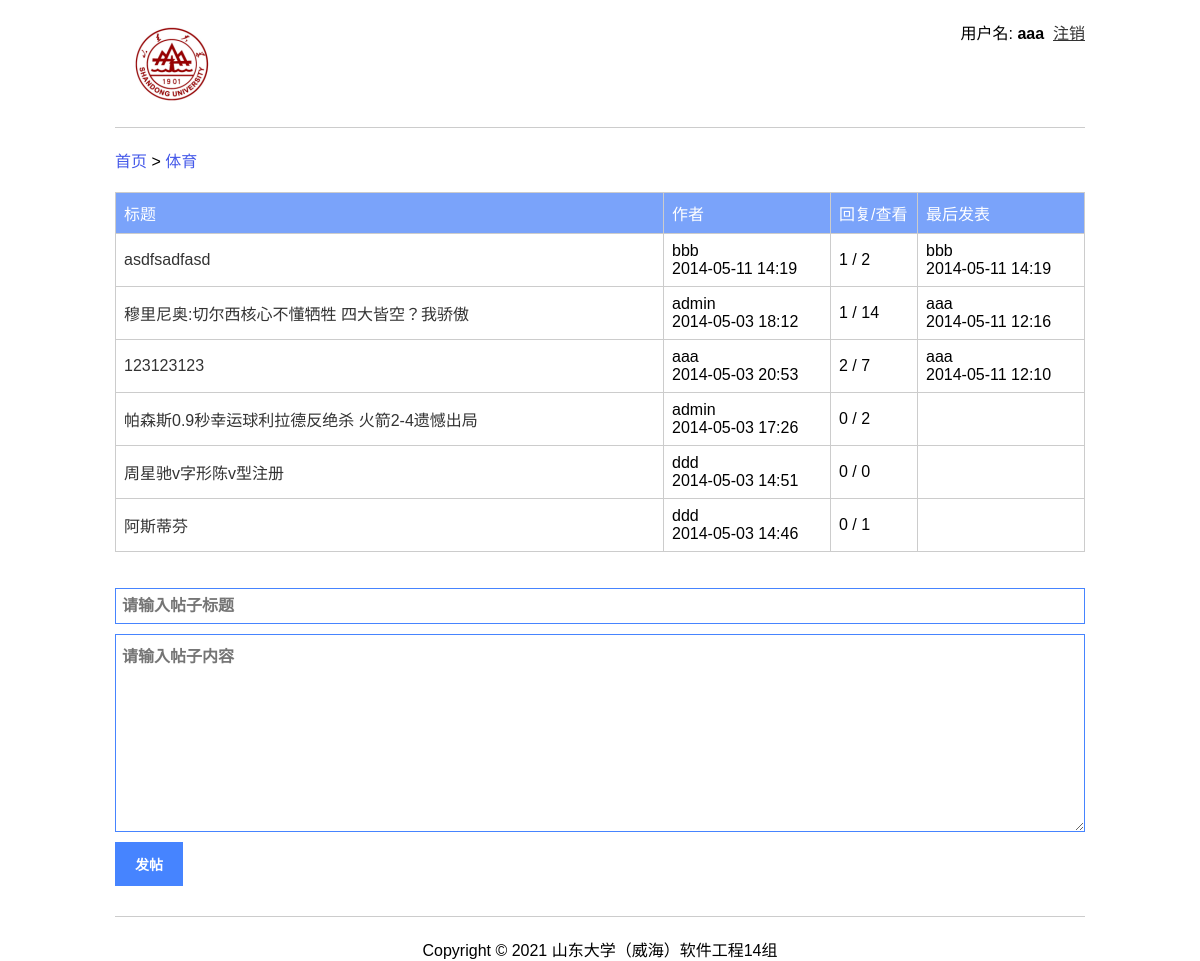
Screenshot of /board_detail.php?board=体育 (signed in) with the database file from the repository.
### tables this page shows
CREATE TABLE IF NOT EXISTS `t_post` (
  `id` int(11) NOT NULL AUTO_INCREMENT,
  `pid` int(11) DEFAULT NULL,
  `board_name` varchar(100) NOT NULL,
  `uid` int(11) NOT NULL,
  `title` varchar(200) DEFAULT NULL,
  `content` text NOT NULL,
  `write_time` varchar(30) NOT NULL,
  `see_count` int(11) NOT NULL,
  PRIMARY KEY (`id`),
  KEY `FK_contain` (`board_name`),
  KEY `FK_father_child` (`pid`),
  KEY `FK_write_post` (`uid`)
);

CREATE TABLE IF NOT EXISTS `t_user` (
  `uid` int(11) NOT NULL AUTO_INCREMENT,
  `username` varchar(50) NOT NULL,
  `password` varchar(60) NOT NULL,
  `permission` varchar(20) DEFAULT NULL,
  PRIMARY KEY (`uid`)
);

### board_detail.php (called while the page is built, shortened)
<?php
	require_once("./modules/board.php");
	$board_name = $_GET['board'];
	$posts = get_board_all_posts($board_name);
	require_once('./pages/posts.php');
?>

### includes/db.php (called while the page is built, shortened)
<?php
	function exe_sql($sql) {
		$conn = mysqli_connect(DB_HOST, DB_USERNAME, DB_PASSWORD, DB_NAME);
		mysqli_set_charset($conn, "utf8");
		$result = mysqli_query($conn, $sql);
		if (is_bool($result)) {
			$data = mysqli_affected_rows($conn);
		} else {
			$data = array();
			while (($row = mysqli_fetch_assoc($result))) {
				$data[] = $row;
			}
		}
		return $data;
	}
?>

### modules/board.php (called while the page is built, shortened)
<?php
	require_once('./includes/db.php');
	function get_board_all_posts($board_name) {
		$sql = "
			select t_post.board_name, t_post.id, t_post.title, t_user.username, t_post.write_time, count(t_child_post.id) as reply_count, t_post.see_count, max(t_child_post.write_time) as last_update_time, t_child_user.username as last_update_user
			from t_post
			left join t_post as t_child_post on t_post.id = t_child_post.pid
			left join t_user on t_post.uid = t_user.uid
			left join t_user as t_child_user on t_child_post.uid = t_child_user.uid
			where t_post.board_name = '$board_name' and t_post.pid is null
			group by t_post.id
			order by last_update_time desc, t_post.write_time desc
		";
		$posts = exe_sql($sql);
		return $posts;
	}
?>

### pages/posts.php (the view, shortened to what this page needs)
<?php require_once('_header.php'); ?>
	<div class="main">
		<table border="1">
			<thead>
				<tr>
					<td width="*">标题</td>
					<td width="150">作者</td>
					<td width="70">回复/查看</td>
					<td width="150">最后发表</td>
				</tr>
			</thead>
			<tbody>
				<?php
					if (empty($posts)) {
						echo '<tr>';
						echo '<td colspan="4">尚无帖子!</td>';
						echo '</tr>';
					} else {
						foreach ($posts as $post) {
							echo '<tr>';
							echo '<td><a href="post_detail.php?board=' . urlencode($post['board_name']) . '&id=' . urlencode($post['id']) . '">' . $post['title'] . '</a></td>';
							echo '<td>' . $post['username'] . '<br />' . $post['write_time'] . '</td>';
							echo '<td>' . $post['reply_count'] . ' / ' . $post['see_count'] . '</td>';
							echo '<td>' . $post['last_update_user'] . '<br />' . $post['last_update_time'] . '</td>';
							echo '</tr>';
						}
					}
				?>
			</tbody>
		</table>
		<br>
		<br>
		<form action="" method="post">
			<input type="text" name="title" value="<?php echo isset($_GET['title']) ? $_GET['title'] : ''; ?>" placeholder="请输入帖子标题" size="115"><br>
			<textarea name="content" id="" cols="100" rows="10" placeholder="请输入帖子内容"></textarea><br>
			<input type="submit" name="new_post" value="发帖">
		</form>
	</div>
<?php require_once('_footer.php'); ?>

### pages/css/style.css (style rules this page uses)
html { overflow-y: scroll; font-family: Arial,Helvetica,sans-serif, "宋体"; }
body, table, tr, td, input { margin: 0; padding: 0; }
a { color: #333; text-decoration: none; }
table { border-collapse: collapse; width: 100%; border-color: #ccc; }
table td { padding: 8px; border: 1px solid #ccc; }
table thead td { color: #fff; background: #7aa3fa; }
input[type=text], textarea { width: 962px; vertical-align: middle; padding: 8px 0px 8px 6px; font-size: 16px; font-weight: bold; outline: none; border: 1px solid #4684ff; margin-bottom: 10px; }
input[type=submit] { outline: none; border: none; padding: 12px 20px; color: #fff; background: #4684ff; cursor: pointer; vertical-align: middle; font-weight: bold; font-size: 14px; margin-bottom: 10px; }

### rows the page displays
t_post: title "asdfsadfasd", uid.username "bbb", write_time "2014-05-11 14:19", reply_count "1", see_count "2", last_update_user "bbb", last_update_time "2014-05-11 14:19"
t_post: title "穆里尼奥:切尔西核心不懂牺牲 四大皆空？我骄傲", uid.username "admin", write_time "2014-05-03 18:12", reply_count "1", see_count "14", last_update_user "aaa", last_update_time "2014-05-11 12:16"
t_post: title "123123123", uid.username "aaa", write_time "2014-05-03 20:53", reply_count "2", see_count "7", last_update_user "aaa", last_update_time "2014-05-11 12:10"
t_post: title "帕森斯0.9秒幸运球利拉德反绝杀 火箭2-4遗憾出局", uid.username "admin", write_time "2014-05-03 17:26", reply_count "0", see_count "2"
t_post: title "周星驰v字形陈v型注册", uid.username "ddd", write_time "2014-05-03 14:51", reply_count "0", see_count "0"
t_post: title "阿斯蒂芬", uid.username "ddd", write_time "2014-05-03 14:46", reply_count "0", see_count "1"

### other values shown
$_SESSION['username'] "aaa"
$board_name "体育"
